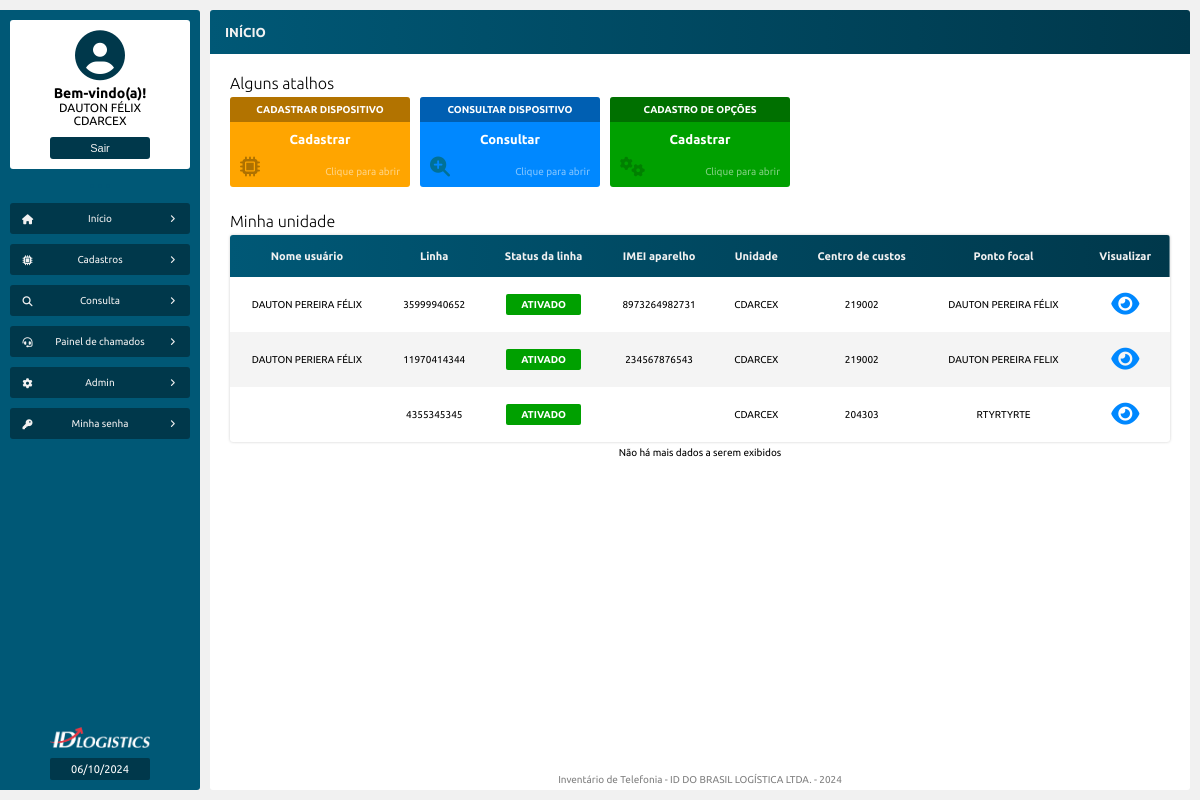
Before: /inicio.php (signed in) with the older database file.
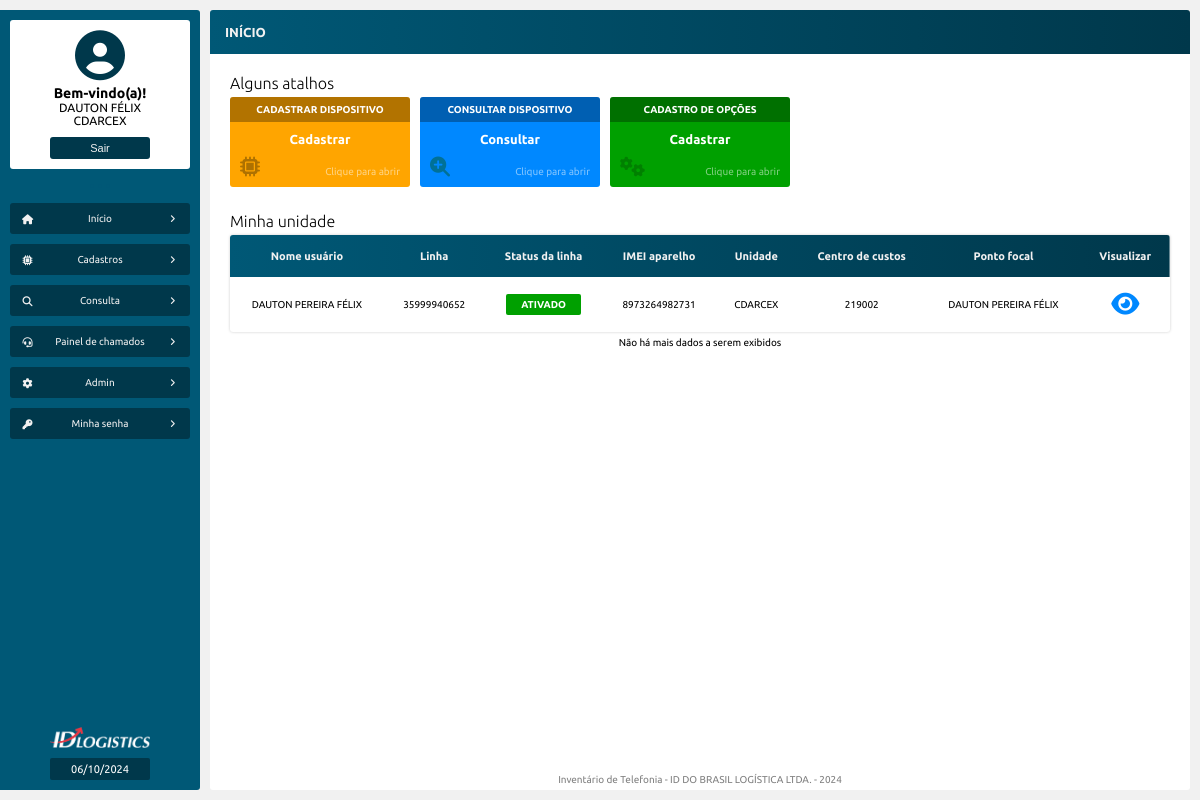
After: the same page with the newer database file.
### tables this page shows
CREATE TABLE `tb_dispositivos` (
  `id` int NOT NULL AUTO_INCREMENT,
  `linha` varchar(100) DEFAULT NULL,
  `operadora` varchar(100) DEFAULT NULL,
  `servico` varchar(100) DEFAULT NULL,
  `perfil` varchar(100) DEFAULT NULL,
  `status` varchar(100) DEFAULT NULL,
  `data_ativacao` varchar(100) DEFAULT NULL,
  `sim_card` varchar(100) DEFAULT NULL,
  `marca_aparelho` varchar(100) DEFAULT NULL,
  `modelo_aparelho` varchar(100) DEFAULT NULL,
  `imei_aparelho` varchar(100) DEFAULT NULL,
  `gestao_mdm` varchar(100) DEFAULT NULL,
  `unidade` varchar(100) DEFAULT NULL,
  `centro_custo` varchar(100) DEFAULT NULL,
  `uf` varchar(10) DEFAULT NULL,
  `canal` varchar(100) DEFAULT NULL,
  `ponto_focal` varchar(100) DEFAULT NULL,
  `gestor` varchar(100) DEFAULT NULL,
  `nome` varchar(100) DEFAULT NULL,
  `matricula` varchar(100) DEFAULT NULL,
  `email` varchar(100) DEFAULT NULL,
  `funcao` varchar(100) DEFAULT NULL,
  PRIMARY KEY (`id`),
  FULLTEXT KEY `linha` (`linha`,`operadora`,`servico`,`perfil`,`status`,`sim_card`,`marca_aparelho`,`modelo_aparelho`,`imei_aparelho`,`unidade`,`centro_custo`,`uf`,`ponto_focal`,`gestor`,`nome`,`matricula`)
);

### src/model/Telefonia.php (called while the page is built, shortened)
<?php
class Telefonia
{
    private PDO $pdo;
    public function __construct(PDO $pdo)
    {
        $this->pdo = $pdo;
    }
    public function exibeDispositivosMinhaUnidade(): array
    {
        $sql = "SELECT * FROM tb_dispositivos WHERE unidade = :unidade_usuario";
        $stmt = $this->pdo->prepare($sql);
        $stmt->bindValue(':unidade_usuario', $_SESSION['unidade']);
        $stmt->execute();
        $resultado = $stmt->fetchAll(PDO::FETCH_ASSOC);
        return $resultado;
    }
}

### inicio.php (the view, shortened to what the changed rows need)
<?php
require_once "src/config/conexao_bd.php";
$dadoDispositivo = new Telefonia($pdo);
$exibeDispositivosMinhaUnidade = $dadoDispositivo->exibeDispositivosMinhaUnidade();
?>
<!DOCTYPE html>
<html>
<head>
    <?php
    require_once "src/views/layout/head.php";
    ?>
</head>
<body>
    <main class="corpo">
        <section class="principal">
            <article class="conteudo">
                <section class="conteudo-center">
                    <article class="conteudo-center-boxs">
                        <div class="conteudo-center-box-01">
                            <h1>Alguns atalhos</h1>
                        </div>
                        <div class="conteudo-center-box-02">
                            <h1>Minha unidade</h1>
                            <table>
                                <thead>
                                    <tr>
                                        <td>Nome usuário</td>
                                        <td>Linha</td>
                                        <td>Status da linha</td>
                                        <td>IMEI aparelho</td>
                                        <td>Unidade</td>
                                        <td>Centro de custos</td>
                                        <td>Ponto focal</td>
                                        <td>Visualizar</td>
                                    </tr>
                                </thead>
                                <tbody>
                                    <?php foreach($exibeDispositivosMinhaUnidade as $dadoDispositivo) : ?>
                                    <tr>
                                        <td><?= htmlentities($dadoDispositivo['nome']) ?></td>
                                        <td><?= htmlentities($dadoDispositivo['linha']) ?></td>
                                        <td id="Status"><p><?= htmlentities($dadoDispositivo['status']) ?></p></td>
                                        <td><?= htmlentities($dadoDispositivo['imei_aparelho']) ?></td>
                                        <td><?= htmlentities($dadoDispositivo['unidade']) ?></td>
                                        <td><?= htmlentities($dadoDispositivo['centro_custo']) ?></td>
                                        <td><?= htmlentities($dadoDispositivo['ponto_focal']) ?></td>
                                        <td>
                                            <a href="visualiza_dispositivo.php?id=<?= $dadoDispositivo['id'] ?>"><i class="fa-solid fa-eye"></i></a>
                                        </td>
                                    </tr>
                                    <?php endforeach ?>
                                </tbody>
                            </table>
                        </div>
                    </article>
                </section>
            </article>
        </section>
    </main>
</body>
</html>

Changed rows visible on the page:
removed tb_dispositivos: nome "DAUTON PERIERA FÉLIX", linha "11970414344", status "ATIVADO", imei_aparelho "234567876543", unidade "CDARCEX", centro_custo "219002", ponto_focal "DAUTON PEREIRA FELIX"
removed tb_dispositivos: linha "4355345345", status "ATIVADO", unidade "CDARCEX", centro_custo "204303", ponto_focal "RTYRTYRTE"
